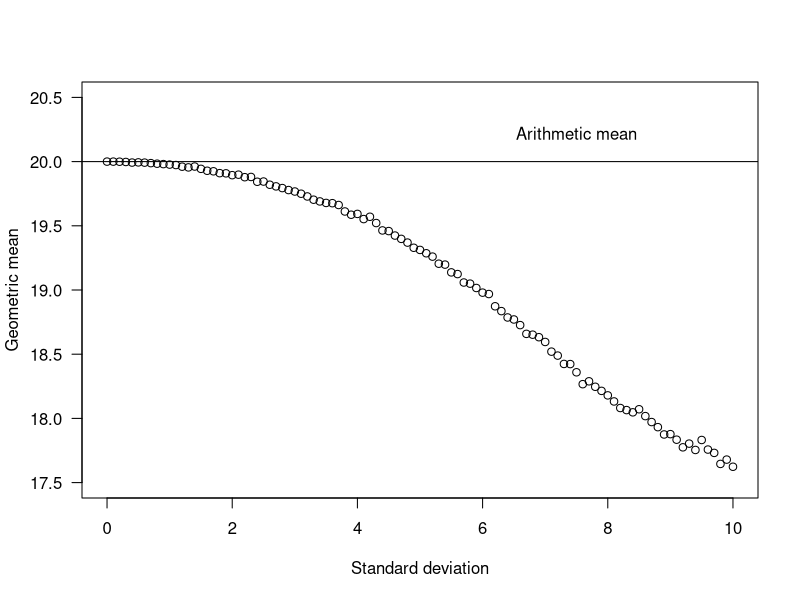
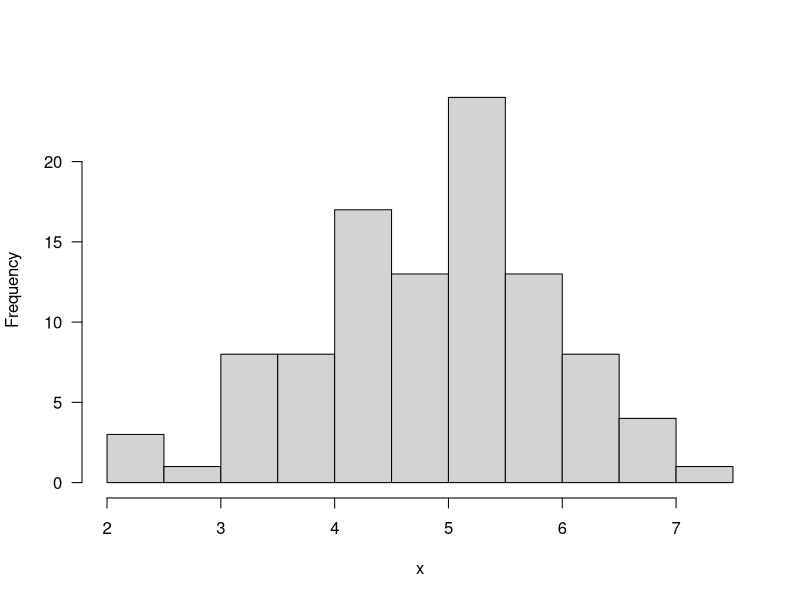
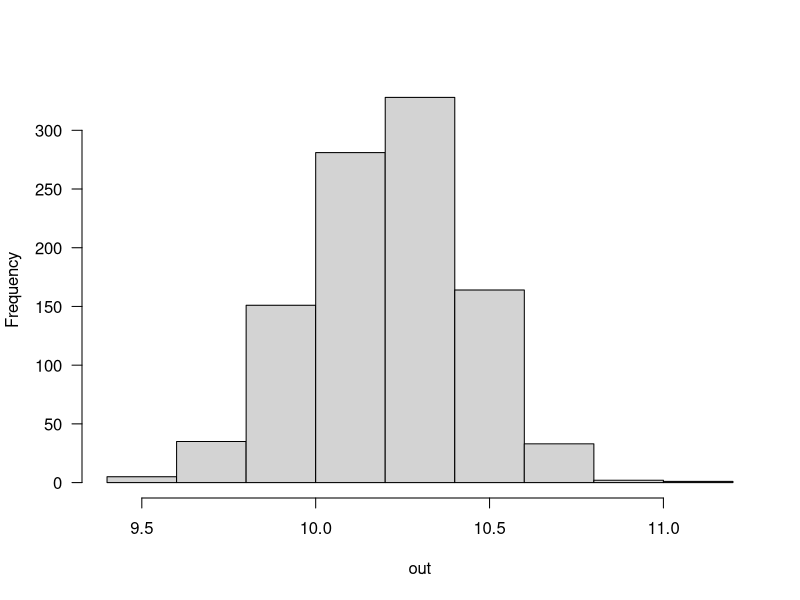
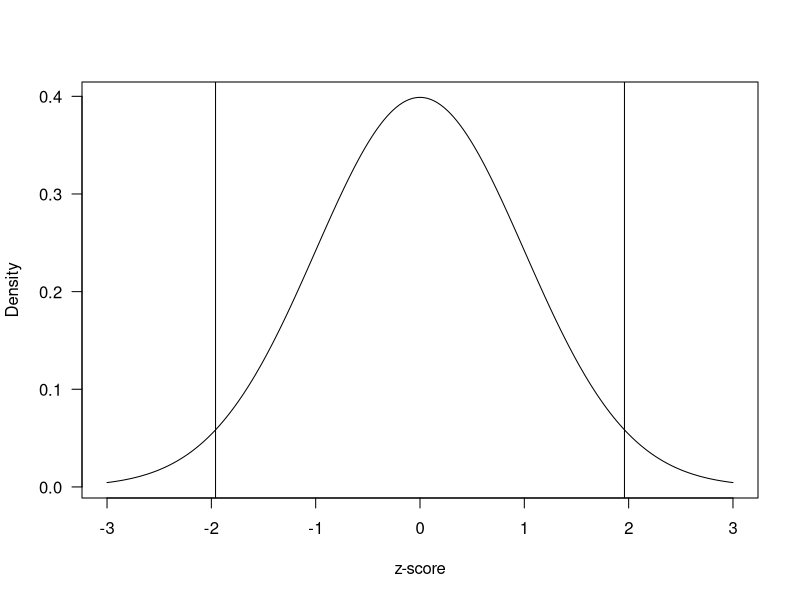
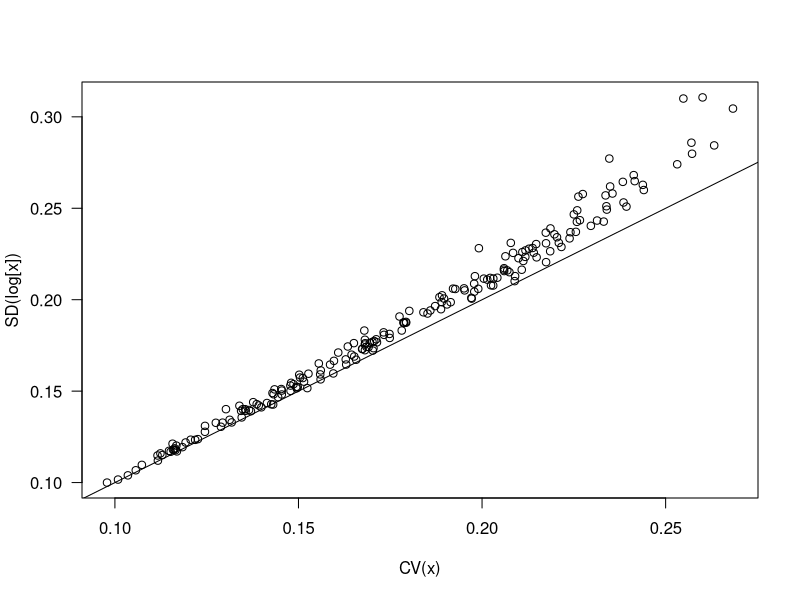

Write the R code that produced these figures, in order.
## ---- chunk 1
knitr::opts_chunk$set(echo = TRUE)
## ---- chunk 2
out = NULL
sdvals = seq(0, 10, 0.1)

for(i in 1:length(sdvals)){
d = rnorm(100000, 20, sd=sdvals[i])
d = d[which(d>0)]
out[i] = exp(mean(log(d)))
}

plot(sdvals, out, las=1, ylim=c(17.5, 20.5),
     xlab="Standard deviation", ylab="Geometric mean")
abline(h=20)
text(7.5, 20.22, "Arithmetic mean")
## ---- chunk 3
log(1.1/1)
-log(1/1.1)
## ---- chunk 4
x = rnorm(n=100, mean=5, sd=1)
mean(x)
sd(x)
hist(x, las=1, main="")
## ---- chunk 5
set.seed(1)
x = rnorm(50, 10, 2)
se_x = sqrt(var(x)/length(x))
## ---- chunk 6
out = NULL
for(i in 1:1000){
  sample1 = sample(x, replace=TRUE)
  out[i] = mean(sample1)
}
## ---- chunk 7
hist(out, las=1, main="")
sd(out)
## ---- chunk 8
se_x
## ---- chunk 9
quantile(out, c(0.025, 0.975))
## ---- chunk 10
qnorm(c(0.025, 0.975))
## ---- chunk 11
xx = seq(-3, 3, length.out=200)
yy = dnorm(xx)
plot(xx, yy, type="l", las=1, xlab="z-score", ylab="Density")
abline(v=qnorm(0.025))
abline(v=qnorm(0.975))
## ---- chunk 12
mean(x) - 1.96*se_x
mean(x) + 1.96*se_x
## ---- chunk 13
set.seed(1)
out = matrix(NA, nrow=200, ncol=2)
sdvals = runif(200, 2, 5)

for(i in 1:200){
x = rnorm(200, 20, sdvals[i])
cv = sd(x)/mean(x)
sd_log = sd(log(x))
out[i,1] = cv
out[i,2] = sd_log
}

plot(out[,1], out[,2], 
     xlab="CV(x)", 
     ylab="SD(log[x])", las=1)
lines(0:1, 0:1)
